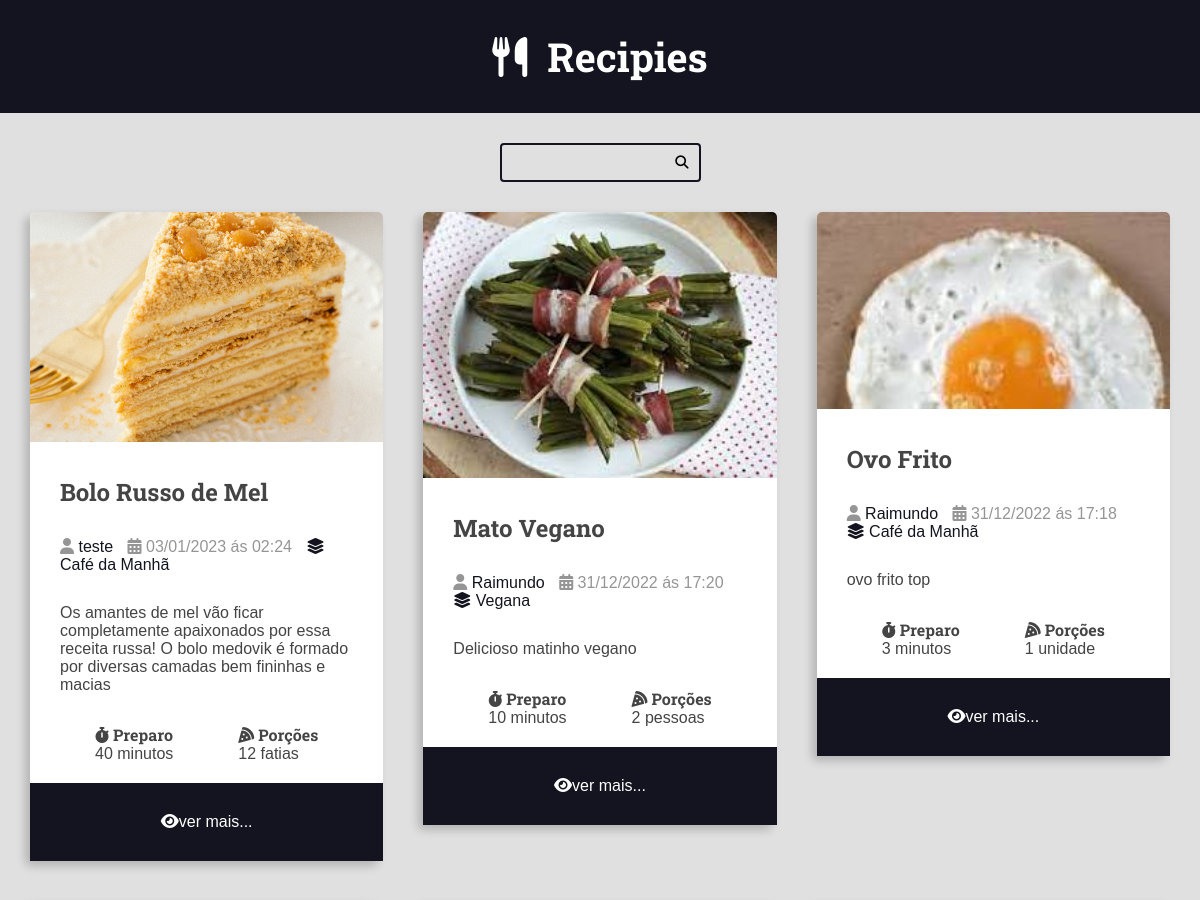
The app's page / (upper part), older data.
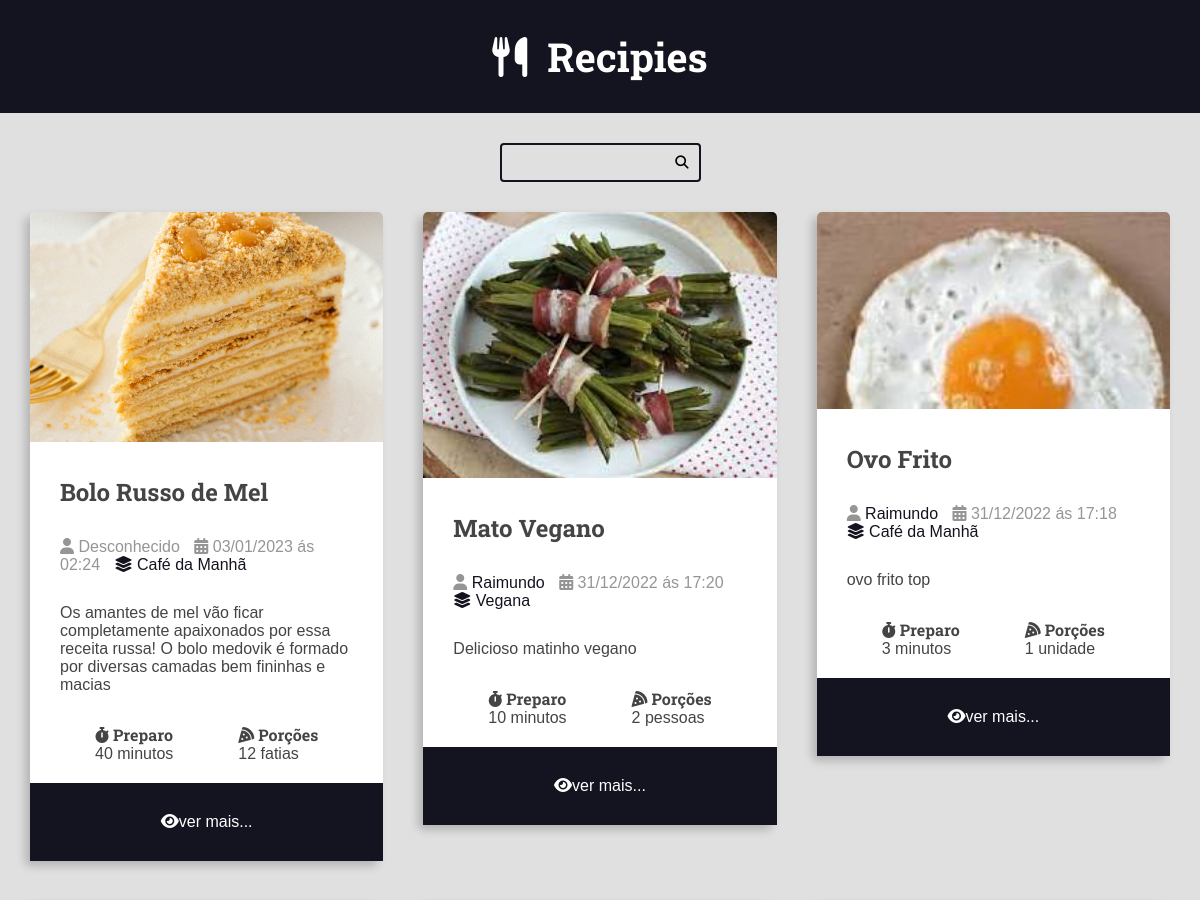
The same page, newer data.
### recipes/models.py (models this page shows, shortened)
class Recipe(models.Model):
    title = models.CharField(max_length=65)
    description = models.CharField(max_length=165)
    slug = models.SlugField()
    preparation_time = models.IntegerField()
    preparation_time_unit = models.CharField(max_length=65)
    servings = models.IntegerField()
    servings_unit= models.CharField(max_length=65)
    preparation_steps = models.TextField()
    preparation_steps_is_html = models.BooleanField(default=False)
    created_at = models.DateTimeField(auto_now_add=True)
    updated_at = models.DateTimeField(auto_now=True)
    is_published = models.BooleanField(default=False)
    cover = models.ImageField(upload_to='recipes/cover/%Y/%m/%d/')
    category = models.ForeignKey(Category, on_delete= models.SET_NULL, null=True)
    author = models.ForeignKey(User, on_delete= models.SET_NULL, null=True)

class Category (models.Model):
    name = models.CharField(max_length=65)

### recipes/views.py (the view)
# urls.py: 2. Add a URL to urlpatterns:  path('', views.home, name='home')
def home(request):
    recipe = Recipe.objects.filter(is_published=True).order_by('-id')
    return render(request , 'recipes/pages/home.html', context={
        'recipes': recipe,
    })

### recipes/templates/recipes/pages/home.html (shortened to what this page needs)
{% extends 'global/base.html' %}
{% block content %}
        <div class="main-contant main-contant-list container">
            {% for r in recipes %}
            {% include "recipes/partial/recipes.html" %}
            {% endfor %}
        </div>
{% endblock content %}

### recipes/templates/recipes/partial/recipes.html
           <div class="recipe recipe-list-item">
                <div class="recipe-list-cover">
                    <img src={{r.cover.url}} alt="Temporario">
                </div>
                <div class="recipe title container">
                    <h2 class="recipe-title">{{r.title}}</h2>
                </div>
                <div class="recipe-author">
                    <span class="recipe-author-item">
                        <i class="fas fa-user"></i>
                    {% if r.author is not None%}
                    <a href="{% url 'recipes:author' r.author.id %}">
                        {% if r.author.first_name %}
                            {{r.author.first_name}} {{r.author.last_name}}
                        {% else %}
                            {{r.author.username}}
                        {% endif %}
                    </a>
                    {% else %}
                        Desconhecido
                    {% endif %}
                    </span>
                    <span class="recipe-author-item">
                        <i class="fas fa-calendar-alt"></i>
                        {{r.created_at|date:"d/m/Y"}} ás {{r.created_at|date:"H:i"}}
                    </span>
                    <span class="recipe-author-item">
                        <a href="{% url 'recipes:category' r.category.id %}">
                            <i class="fas fa-layer-group"></i>
                            <span>{{r.category.name}}</span>
                        </a>
                    </span>
                </div>
                <div class="recipe-content">
                    <p>{{r.description}}</p>
                </div>
                <div class="recipe-meta-container">
                    <div class="recipe-meta recipe-preparation">
                        <h3 class="recipe-meta-title"><i class="fas fa-stopwatch"></i> Preparo</h3>
                        <div class="recipe-meta-text">
                            {{r.preparation_time}} {{r.preparation_time_unit}}
                        </div>
                    </div>
                    <div class="recipe-meta recipe-servings">
                        <h3 class="recipe-meta-title"><i class="fas fa-pizza-slice"></i> Porções</h3>
                        <div class="recipe-meta-text">
                            {{r.servings}} {{r.servings_unit}}
                        </div>
                    </div>
                </div>
            {% if is_detail_page is not True %}
                <footer class="recipe-footer">
                    <a class="recipe-read-more button button-dark button-full-width" href="{% url 'recipes:recipe' r.id %}">
                        <i class="fas fa-eye"></i>
                        <span> ver mais...</span>
                    </a>
                </footer>
            {% else %}
                <div class="preparation-steps">
                    {{r.preparation_steps|linebreaksbr}}
                </div>
            {% endif %}
            </div>

Row changes from the older to the newer data that the page shows:
changed Recipe "Bolo Russo de Mel": author.first_name "teste" → (not shown); now shows "Desconhecido"
